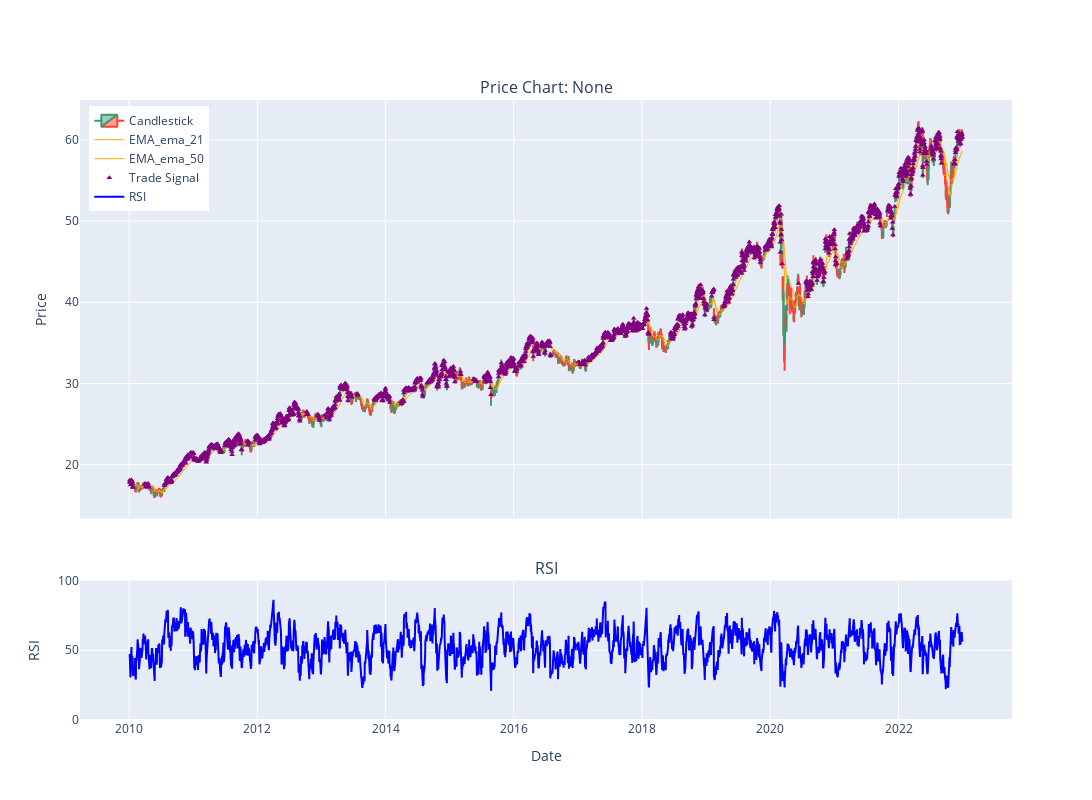

Notebook cell for this chart:
### Code cell
###
start_date = '2010-01-01'
end_date = '2022-12-31'
utils.visualise_pricechart(strategy, start=start_date, end=end_date, indicators=['EMA'], signal_marker=True)

### Figure 1 — Plotly figure (JSON) as saved in the notebook; plotly's stock layout.template omitted (floating-point values rounded to 4 significant figures; data arrays with more than 128 entries replaced by an {"elided": "..."} marker saying what was removed)
{"data": [{"close": {"elided": "3272 float values"}, "high": {"elided": "3272 float values"}, "low": {"elided": "3272 float values"}, "name": "Candlestick", "open": {"elided": "3272 float values"}, "type": "candlestick", "x": {"elided": "3272 str values"}, "xaxis": "x", "yaxis": "y"}, {"line": {"color": "orange", "width": 1}, "mode": "lines", "name": "EMA_ema_21", "type": "scatter", "x": {"elided": "3272 str values"}, "xaxis": "x", "y": {"elided": "3272 float values"}, "yaxis": "y"}, {"line": {"color": "orange", "width": 1}, "mode": "lines", "name": "EMA_ema_50", "type": "scatter", "x": {"elided": "3272 str values"}, "xaxis": "x", "y": {"elided": "3272 float values"}, "yaxis": "y"}, {"marker": {"color": "purple", "size": 5, "symbol": "triangle-up"}, "mode": "markers", "name": "Trade Signal", "type": "scatter", "x": {"elided": "2183 str values"}, "xaxis": "x", "y": {"elided": "2183 float values"}, "yaxis": "y"}, {"line": {"color": "blue", "width": 2}, "mode": "lines", "name": "RSI", "type": "scatter", "x": {"elided": "3272 str values"}, "xaxis": "x2", "y": {"elided": "3272 float values"}, "yaxis": "y2"}], "layout": {"annotations": [{"font": {"size": 16}, "showarrow": false, "text": "Price Chart: None", "x": 0.5, "xanchor": "center", "xref": "paper", "y": 1, "yanchor": "bottom", "yref": "paper"}, {"font": {"size": 16}, "showarrow": false, "text": "RSI", "x": 0.5, "xanchor": "center", "xref": "paper", "y": 0.225, "yanchor": "bottom", "yref": "paper"}], "height": 800, "legend": {"x": 0.01, "y": 0.99}, "title": {"text": ""}, "width": 1200, "xaxis": {"anchor": "y", "domain": [0, 1], "matches": "x2", "rangeslider": {"visible": false}, "showticklabels": false}, "xaxis2": {"anchor": "y2", "domain": [0, 1], "title": {"text": "Date"}}, "yaxis": {"anchor": "x", "domain": [0.325, 1], "title": {"text": "Price"}}, "yaxis2": {"anchor": "x2", "domain": [0, 0.225], "range": [0, 100], "title": {"text": "RSI"}}}}
